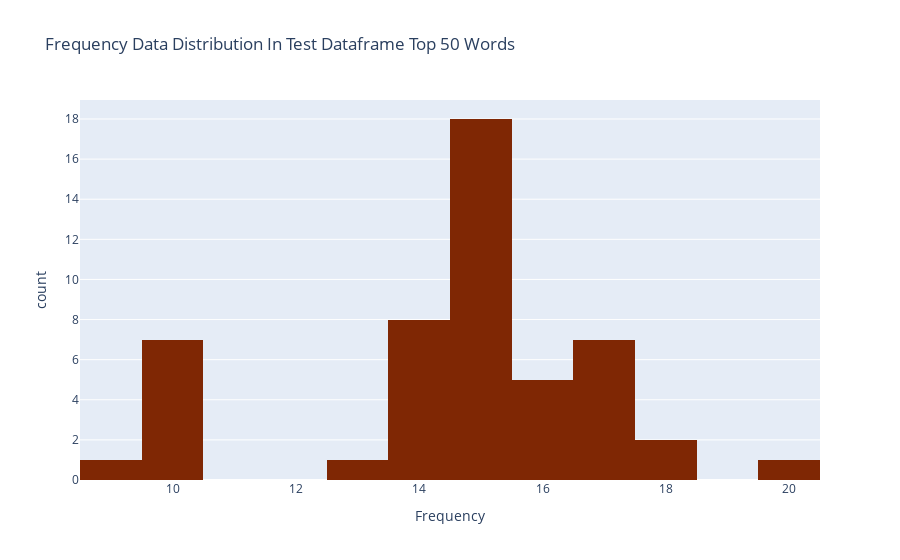

Here is the notebook cell this chart was saved with:
### Code cell
fig = px.histogram(testdf.groupby(['Gloss'], sort=True)['Frequency'].count().sort_values(ascending=False).reset_index(),
                    x='Frequency',
                    color_discrete_sequence=px.colors.sequential.Oranges_r,
                    title='Frequency Data Distribution In Test Dataframe Top 50 Words', nbins=20)

fig.show()

### Figure 1 — Plotly figure (JSON) as saved in the notebook; plotly's stock layout.template omitted (floating-point values rounded to 4 significant figures)
{"data": [{"alignmentgroup": "True", "bingroup": "x", "hovertemplate": "Frequency=%{x}<br>count=%{y}<extra></extra>", "legendgroup": "", "marker": {"color": "rgb(127,39,4)", "pattern": {"shape": ""}}, "name": "", "nbinsx": 20, "offsetgroup": "", "orientation": "v", "showlegend": false, "type": "histogram", "x": [20, 18, 18, 17, 17, 17, 17, 17, 17, 17, 16, 16, 16, 16, 16, 15, 15, 15, 15, 15, 15, 15, 15, 15, 15, 15, 15, 15, 15, 15, 15, 15, 15, 14, 14, 14, 14, 14, 14, 14, 14, 13, 10, 10, 10, 10, 10, 10, 10, 9], "xaxis": "x", "yaxis": "y"}], "layout": {"barmode": "relative", "legend": {"tracegroupgap": 0}, "title": {"text": "Frequency Data Distribution In Test Dataframe Top 50 Words"}, "xaxis": {"anchor": "y", "domain": [0, 1], "title": {"text": "Frequency"}}, "yaxis": {"anchor": "x", "domain": [0, 1], "title": {"text": "count"}}}}
